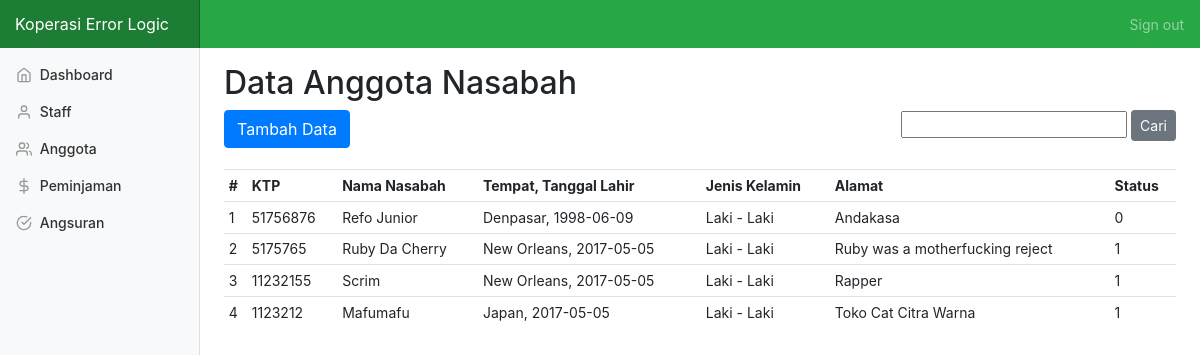
/anggota.php (signed in), run on the app's committed database.
### tables this page shows
CREATE TABLE `nasabah` (
  `id_nasabah` int(11) NOT NULL,
  `ktp` int(11) NOT NULL,
  `nama_nasabah` varchar(100) NOT NULL,
  `tempat_lahir` varchar(30) NOT NULL,
  `tanggal_lahir` date NOT NULL,
  `jenis_kelamin` varchar(15) NOT NULL,
  `alamat` varchar(255) NOT NULL,
  `status` varchar(15) NOT NULL
);

### anggota.php (the view, shortened to what this page needs)
<?php require_once "view/head.php"; ?>
  <?php require_once "view/sidebar.php"; ?>
    <h2>Data Anggota Nasabah</h2>
    <button type="button" class="btn btn-primary" data-toggle="modal" data-target="#addModal">
	  Tambah Data
	</button>
	<div style="float:right">
		<form action="search_data.php" method="get">
			<input type="text">
			<input type="submit" class="btn btn-sm btn-secondary" value="Cari">
		</form>
	</div>
    <br><br>
    <div class="table-responsive">
      	<table class="table table-sm">
      		<tr>
      			<th>#</th>
      			<th>KTP</th>
      			<th>Nama Nasabah</th>
      			<th>Tempat, Tanggal Lahir</th>
      			<th>Jenis Kelamin</th>
      			<th>Alamat</th>
      			<th>Status</th>
      		</tr>
      		<?php
      			$no = 1;
      			$query = mysqli_query($connect, "SELECT * FROM nasabah");
      			while($row = mysqli_fetch_array($query)){
      		?>
      		<tr>
      			<td><?= $no++ ?></td>
      			<td><?= $row['ktp'] ?></td>
      			<td><?= $row['nama_nasabah'] ?></td>
      			<td><?= $row['tempat_lahir'] ?>, <?= $row['tanggal_lahir'] ?></td>
      			<td><?= $row['jenis_kelamin'] ?></td>
      			<td><?= $row['alamat'] ?></td>
      			<td><?= $row['status'] ?></td>
      		</tr>
      		<?php } ?>
      	</table>
    </div>
  <?php require_once "view/footer.php" ?>

### css/dashboard.css (style rules this page uses)
body { font-size: .875rem; }

### data on the page
nasabah: ktp "51756876", nama_nasabah "Refo Junior", tempat_lahir "Denpasar", tanggal_lahir "1998-06-09", jenis_kelamin "Laki - Laki", alamat "Andakasa", status "0"
nasabah: ktp "5175765", nama_nasabah "Ruby Da Cherry", tempat_lahir "New Orleans", tanggal_lahir "2017-05-05", jenis_kelamin "Laki - Laki", alamat "Ruby was a motherfucking reject", status "1"
nasabah: ktp "11232155", nama_nasabah "Scrim", tempat_lahir "New Orleans", tanggal_lahir "2017-05-05", jenis_kelamin "Laki - Laki", alamat "Rapper", status "1"
nasabah: ktp "1123212", nama_nasabah "Mafumafu", tempat_lahir "Japan", tanggal_lahir "2017-05-05", jenis_kelamin "Laki - Laki", alamat "Toko Cat Citra Warna", status "1"
